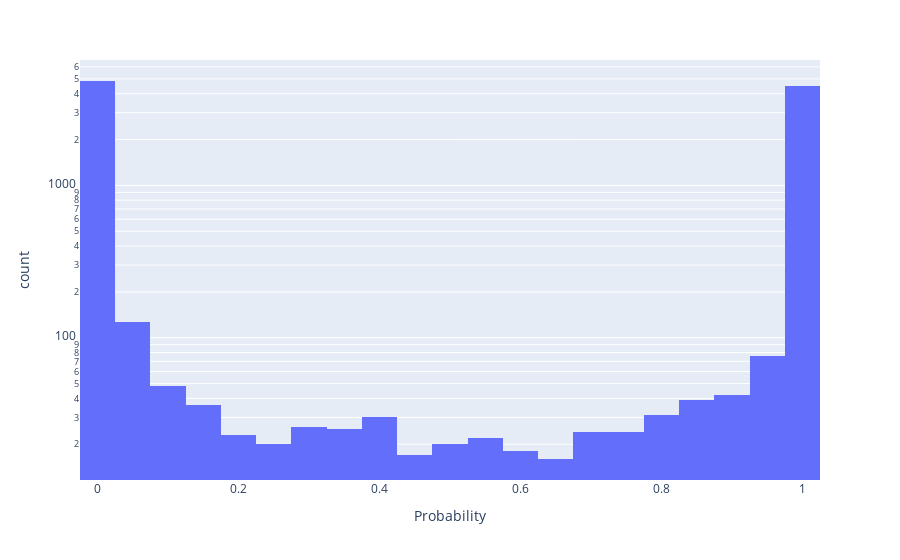

Notebook code cell kept with this figure:
### Code cell
import plotly.express as px
fig = px.histogram(x = prob,log_y=True,labels={'x':'Probability'})
fig.write_image("../Figures/probability.png")
fig.show()

### Figure 1 — Plotly figure (JSON) as saved in the notebook; plotly's stock layout.template omitted (floating-point values rounded to 4 significant figures; data arrays with more than 128 entries replaced by an {"elided": "..."} marker saying what was removed)
{"data": [{"alignmentgroup": "True", "bingroup": "x", "hovertemplate": "Probability=%{x}<br>count=%{y}<extra></extra>", "legendgroup": "", "marker": {"color": "#636efa"}, "name": "", "offsetgroup": "", "orientation": "v", "showlegend": false, "type": "histogram", "x": {"elided": "9994 float values"}, "xaxis": "x", "yaxis": "y"}], "layout": {"barmode": "relative", "legend": {"tracegroupgap": 0}, "margin": {"t": 60}, "xaxis": {"anchor": "y", "domain": [0, 1], "title": {"text": "Probability"}}, "yaxis": {"anchor": "x", "domain": [0, 1], "title": {"text": "count"}, "type": "log"}}}
